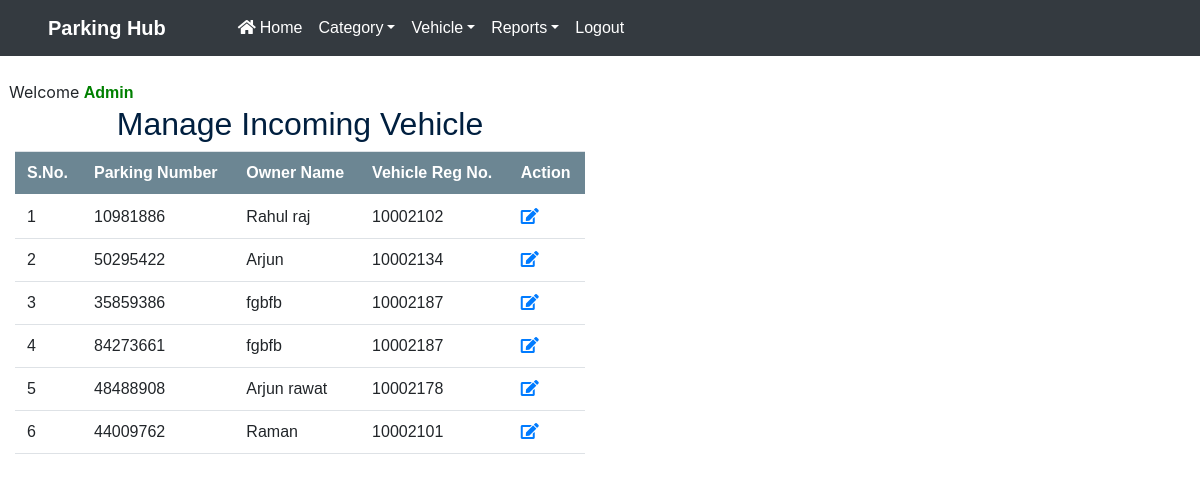
Before: /manage_incomingvehicle (signed in) with the older database file.
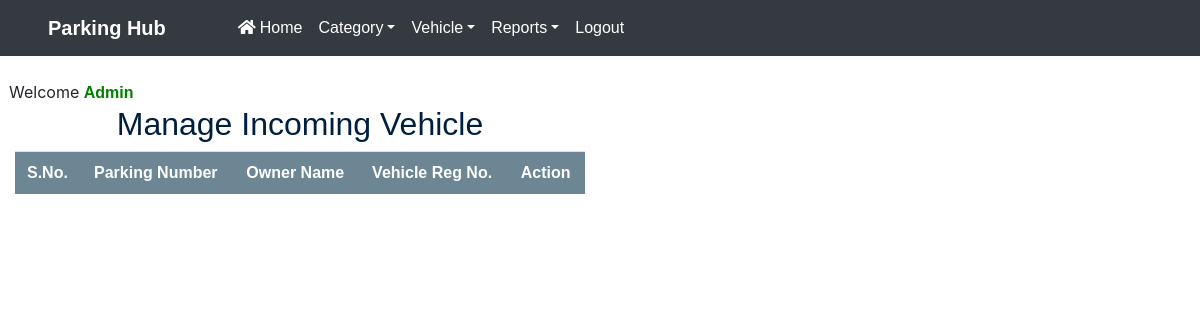
After: the same page with the newer database file.
### vehicle/models.py (models this page shows, shortened)
class Vehicle(models.Model):
    parkingnumber = models.CharField(max_length=20)
    category = models.ForeignKey(Category, on_delete=models.CASCADE)
    vehiclecompany = models.CharField(max_length=50)
    regno = models.CharField(max_length=10)
    ownername = models.CharField(max_length=50)
    ownercontact = models.CharField(max_length=15)
    pdate = models.DateField()
    intime = models.CharField(max_length=50)
    outtime = models.CharField(max_length=50)
    parkingcharge = models.CharField(max_length=50)
    status = models.CharField(max_length=20)

### vehicle/views.py (the view)
# urls.py: path('manage_incomingvehicle',manage_incomingvehicle,name='manage_incomingvehicle'),
def manage_incomingvehicle(request):
    if not request.user.is_authenticated:
        return redirect('admin_login')
    vehicle = Vehicle.objects.filter(status="In")
    d = {'vehicle':vehicle}
    return render(request, 'manage_incomingvehicle.html', d)

### vehicle/templates/manage_incomingvehicle.html (shortened to what this page needs)
{% load static %}
<html>
<head>
{% include 'headeradmin.html' %}
  <link rel = stylesheet href="https://cdn.datatables.net/1.10.20/css/jquery.dataTables.min.css">
<link rel = stylesheet href="https://cdn.datatables.net/buttons/1.6.1/css/buttons.dataTables.min.css">
</head>
<body>
{% include 'nav2admin.html' %}
<br> &nbsp;&nbsp;Welcome <b style = 'text-transform : capitalize ; color : green'>{{request.user.username}}</b>
<div class="container" style = "margin-top:10px">
<h2 class="text-center" style = "font-family : sans-serif ; color : #001f3f">Manage Incoming Vehicle</h2>
<table class='table table-hover' id = example>
<thead style = 'background-color : #6c8693 ; color : white'>
<tr>
<th>S.No.</th>
<th>Parking Number</th>
<th>Owner Name</th>
<th>Vehicle Reg No.</th>
<th>Action</th>
</tr>
</thead>
<tbody>
  {% for i in vehicle %}
<tr>
                  <td>{{forloop.counter}}</td>
                  <td>{{i.parkingnumber}}</td>
                  <td>{{i.ownername}}</td>
                <td>{{i.regno}}</td>
                  <td><a href="{% url 'view_incomingdetail' i.id %}" ><i class="fa fa-edit fa-1x"></i></a></td>
                </tr>
{% endfor %}
</tbody>
</table>
</div>
</body>
</html>

Changed rows visible on the page:
removed Vehicle: parkingnumber "10981886", ownername "Rahul raj", regno "10002102"
removed Vehicle: parkingnumber "50295422", ownername "Arjun", regno "10002134"
removed Vehicle: parkingnumber "35859386", ownername "fgbfb", regno "10002187"
removed Vehicle: parkingnumber "84273661", ownername "fgbfb", regno "10002187"
removed Vehicle: parkingnumber "48488908", ownername "Arjun rawat", regno "10002178"
removed Vehicle: parkingnumber "44009762", ownername "Raman", regno "10002101"
